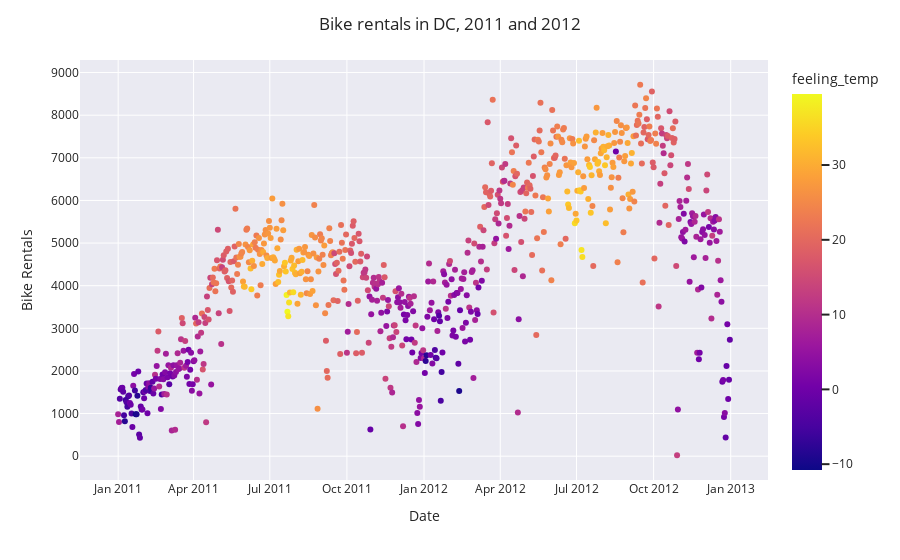

The cell this chart's notebook holds for it:
### Markdown cell above
**Q8**

#### DO INTERPRETATION

### Code cell
# Visualization - recreate the graph
fig=px.scatter(DF,x='dteday',y='cnt',color='feeling_temp')
fig.update_layout(title='Bike rentals in DC, 2011 and 2012',title_x=0.5,
                 xaxis_title='Date',yaxis_title='Bike Rentals',legend_title='Feeling Temperature (C)',
                 template='seaborn')
fig.show()

### Figure 1 — Plotly figure (JSON) as saved in the notebook; plotly's stock layout.template omitted (floating-point values rounded to 4 significant figures; data arrays with more than 128 entries replaced by an {"elided": "..."} marker saying what was removed)
{"data": [{"hovertemplate": "dteday=%{x}<br>cnt=%{y}<br>feeling_temp=%{marker.color}<extra></extra>", "legendgroup": "", "marker": {"color": {"elided": "731 float values"}, "coloraxis": "coloraxis", "symbol": "circle"}, "mode": "markers", "name": "", "orientation": "v", "showlegend": false, "type": "scatter", "x": {"elided": "731 str values"}, "xaxis": "x", "y": {"elided": "731 int values"}, "yaxis": "y"}], "layout": {"autosize": true, "coloraxis": {"colorbar": {"title": {"text": "feeling_temp"}}, "colorscale": [[0, "#0d0887"], [0.1111, "#46039f"], [0.2222, "#7201a8"], [0.3333, "#9c179e"], [0.4444, "#bd3786"], [0.5556, "#d8576b"], [0.6667, "#ed7953"], [0.7778, "#fb9f3a"], [0.8889, "#fdca26"], [1, "#f0f921"]]}, "legend": {"title": {"text": "Feeling Temperature (C)"}, "tracegroupgap": 0}, "margin": {"t": 60}, "title": {"text": "Bike rentals in DC, 2011 and 2012", "x": 0.5}, "xaxis": {"anchor": "y", "autorange": true, "domain": [0, 1], "range": ["2010-11-15 02:06:23.6991", "2013-02-15 21:53:36.3009"], "title": {"text": "Date"}, "type": "date"}, "yaxis": {"anchor": "x", "autorange": true, "domain": [0, 1], "range": [-651.0, 9387.0], "title": {"text": "Bike Rentals"}, "type": "linear"}}}
